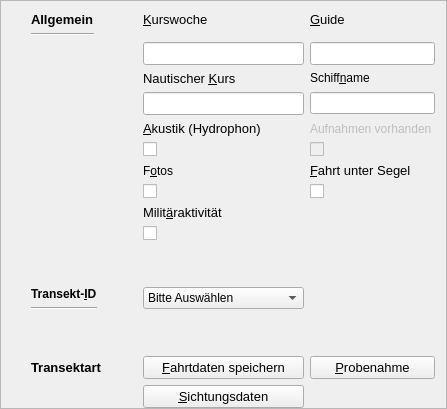
             <widget class="QFrame" name="frame_3">
              <property name="frameShape">
               <enum>QFrame::StyledPanel</enum>
              </property>
              <property name="frameShadow">
               <enum>QFrame::Raised</enum>
              </property>
              <layout class="QVBoxLayout" name="verticalLayout_6">
               <property name="leftMargin">
                <number>30</number>
               </property>
               <property name="bottomMargin">
                <number>0</number>
               </property>
               <item>
                <layout class="QGridLayout" name="gridLayout_2">
                 <item row="0" column="3">
                  <widget class="QLabel" name="labelGuide">
                   <property name="font">
                    <font>
                     <family>Arial</family>
                     <pointsize>10</pointsize>
                    </font>
                   </property>
                   <property name="text">
                    <string>&amp;Guide</string>
                   </property>
                   <property name="alignment">
                    <set>Qt::AlignLeading|Qt::AlignLeft|Qt::AlignTop</set>
                   </property>
                   <property name="buddy">
                    <cstring>lineEditGuide</cstring>
                   </property>
                  </widget>
                 </item>
                 <item row="1" column="2">
                  <widget class="QLineEdit" name="lineEditCourseWeek">
                   <property name="font">
                    <font>
                     <family>Arial</family>
                     <pointsize>10</pointsize>
                    </font>
                   </property>
                  </widget>
                 </item>
                 <item row="1" column="3">
                  <widget class="QLineEdit" name="lineEditGuide">
                   <property name="font">
                    <font>
                     <family>Arial</family>
                     <pointsize>10</pointsize>
                    </font>
                   </property>
                  </widget>
                 </item>
                 <item row="3" column="2">
                  <widget class="QLineEdit" name="lineEditCourse">
                   <property name="font">
                    <font>
                     <family>Arial</family>
                     <pointsize>10</pointsize>
                    </font>
                   </property>
                  </widget>
                 </item>
                 <item row="17" column="3">
                  <widget class="QPushButton" name="pushButtonPlanctonData">
                   <property name="font">
                    <font>
                     <family>Arial</family>
                     <pointsize>10</pointsize>
                    </font>
                   </property>
                   <property name="text">
                    <string>&amp;Probenahme</string>
                   </property>
                  </widget>
                 </item>
                 <item row="0" column="2">
                  <widget class="QLabel" name="labelCourseWeek">
                   <property name="font">
                    <font>
                     <family>Arial</family>
                     <pointsize>10</pointsize>
                    </font>
                   </property>
                   <property name="text">
                    <string>&amp;Kurswoche</string>
                   </property>
                   <property name="alignment">
                    <set>Qt::AlignLeading|Qt::AlignLeft|Qt::AlignTop</set>
                   </property>
                   <property name="buddy">
                    <cstring>lineEditCourseWeek</cstring>
                   </property>
                  </widget>
                 </item>
                 <item row="17" column="1">
                  <widget class="QLabel" name="labelTransectType">
                   <property name="font">
                    <font>
                     <family>Arial</family>
                     <pointsize>10</pointsize>
                     <weight>75</weight>
                     <bold>true</bold>
                    </font>
                   </property>
                   <property name="text">
                    <string>Transektart</string>
                   </property>
                  </widget>
                 </item>
                 <item row="18" column="2">
                  <widget class="QPushButton" name="pushButtonSightData">
                   <property name="minimumSize">
                    <size>
                     <width>144</width>
                     <height>0</height>
                    </size>
                   </property>
                   <property name="font">
                    <font>
                     <family>Arial</family>
                     <pointsize>10</pointsize>
                    </font>
                   </property>
                   <property name="text">
                    <string>&amp;Sichtungsdaten</string>
                   </property>
                  </widget>
                 </item>
                 <item row="14" column="1">
                  <spacer name="verticalSpacer_7">
                   <property name="orientation">
                    <enum>Qt::Vertical</enum>
                   </property>
                   <property name="sizeHint" stdset="0">
                    <size>
                     <width>20</width>
                     <height>40</height>
                    </size>
                   </property>
                  </spacer>
                 </item>
                 <item row="2" column="2">
                  <widget class="QLabel" name="labelCourse">
                   <property name="font">
                    <font>
                     <family>Arial</family>
                     <pointsize>10</pointsize>
                    </font>
                   </property>
                   <property name="text">
                    <string>Nautischer &amp;Kurs</string>
                   </property>
                   <property name="alignment">
                    <set>Qt::AlignLeading|Qt::AlignLeft|Qt::AlignTop</set>
                   </property>
                   <property name="buddy">
                    <cstring>lineEditCourse</cstring>
                   </property>
                  </widget>
                 </item>
                 <item row="17" column="2">
                  <widget class="QPushButton" name="pushButtonSendOffSailData">
                   <property name="minimumSize">
                    <size>
                     <width>144</width>
                     <height>0</height>
                    </size>
                   </property>
                   <property name="font">
                    <font>
                     <family>Arial</family>
                     <pointsize>10</pointsize>
                    </font>
                   </property>
                   <property name="text">
                    <string>&amp;Fahrtdaten speichern</string>
                   </property>
                  </widget>
                 </item>
                 <item row="5" column="2">
                  <layout class="QHBoxLayout" name="horizontalLayout_6">
                   <item>
                    <widget class="QCheckBox" name="checkBoxAcoustic">
                     <property name="text">
                      <string/>
                     </property>
                    </widget>
                   </item>
                  </layout>
                 </item>
                 <item row="4" column="2">
                  <widget class="QLabel" name="labelAcoustic">
                   <property name="font">
                    <font>
                     <family>Arial</family>
                     <pointsize>10</pointsize>
                    </font>
                   </property>
                   <property name="text">
                    <string>&amp;Akustik (Hydrophon)</string>
                   </property>
                   <property name="alignment">
                    <set>Qt::AlignLeading|Qt::AlignLeft|Qt::AlignTop</set>
                   </property>
                   <property name="buddy">
                    <cstring>checkBoxAcoustic</cstring>
                   </property>
                  </widget>
                 </item>
                 <item row="5" column="3">
                  <layout class="QHBoxLayout" name="horizontalLayout_7">
                   <item>
                    <widget class="QCheckBox" name="checkBoxFotosMade">
                     <property name="enabled">
                      <bool>false</bool>
                     </property>
                     <property name="text">
                      <string/>
                     </property>
                    </widget>
                   </item>
                  </layout>
                 </item>
                 <item row="10" column="3">
                  <layout class="QHBoxLayout" name="horizontalLayout_44">
                   <item>
                    <widget class="QCheckBox" name="checkBoxSail">
                     <property name="text">
                      <string/>
                     </property>
                    </widget>
                   </item>
                  </layout>
                 </item>
                 <item row="11" column="2">
                  <widget class="QLabel" name="labelMilitaryActivity">
                   <property name="font">
                    <font>
                     <family>Arial</family>
                     <pointsize>10</pointsize>
                    </font>
                   </property>
                   <property name="text">
                    <string>Milit&amp;äraktivität</string>
                   </property>
                   <property name="alignment">
                    <set>Qt::AlignLeading|Qt::AlignLeft|Qt::AlignTop</set>
                   </property>
                   <property name="buddy">
                    <cstring>checkBoxMilitaryActivity</cstring>
                   </property>
                  </widget>
                 </item>
                 <item row="10" column="2">
                  <layout class="QHBoxLayout" name="horizontalLayout_18">
                   <property name="topMargin">
                    <number>0</number>
                   </property>
                   <property name="rightMargin">
                    <number>0</number>
                   </property>
                   <property name="bottomMargin">
                    <number>0</number>
                   </property>
                   <item>
                    <widget class="QCheckBox" name="checkBoxFotos">
                     <property name="text">
                      <string/>
                     </property>
                    </widget>
                   </item>
                  </layout>
                 </item>
                 <item row="8" column="2">
                  <widget class="QLabel" name="labelFotos">
                   <property name="font">
                    <font>
                     <family>Arial</family>
                    </font>
                   </property>
                   <property name="text">
                    <string>F&amp;otos</string>
                   </property>
                   <property name="buddy">
                    <cstring>checkBoxFotos</cstring>
                   </property>
                  </widget>
                 </item>
                 <item row="16" column="1">
                  <spacer name="verticalSpacer_12">
                   <property name="orientation">
                    <enum>Qt::Vertical</enum>
                   </property>
                   <property name="sizeHint" stdset="0">
                    <size>
                     <width>20</width>
                     <height>40</height>
                    </size>
                   </property>
                  </spacer>
                 </item>
                 <item row="2" column="3">
                  <widget class="QLabel" name="labelShipName">
                   <property name="text">
                    <string>Schiff&amp;name</string>
                   </property>
                   <property name="alignment">
                    <set>Qt::AlignLeading|Qt::AlignLeft|Qt::AlignTop</set>
                   </property>
                   <property name="buddy">
                    <cstring>lineEditShipName</cstring>
                   </property>
                  </widget>
                 </item>
                 <item row="15" column="2">
                  <widget class="QComboBox" name="comboBoxTransectID">
                   <item>
                    <property name="text">
                     <string>Bitte Auswählen</string>
                    </property>
                   </item>
                   <item>
                    <property name="text">
                     <string>Ausserhalb</string>
                    </property>
                   </item>
                   <item>
                    <property name="text">
                     <string>Probenahmen</string>
                    </property>
                   </item>
                   <item>
                    <property name="text">
                     <string>Akustik on effort</string>
                    </property>
                   </item>
                   <item>
                    <property name="text">
                     <string>Akustik off effort</string>
                    </property>
                   </item>
                   <item>
                    <property name="text">
                     <string>Beginn</string>
                    </property>
                   </item>
                   <item>
                    <property name="text">
                     <string>Ende</string>
                    </property>
                   </item>
                   <item>
                    <property name="text">
                     <string>Fremdsichtung</string>
                    </property>
                   </item>
                   <item>
                    <property name="text">
                     <string>Kurswechsel</string>
                    </property>
                   </item>
                   <item>
                    <property name="text">
                     <string>Sichtung</string>
                    </property>
                   </item>
                   <item>
                    <property name="text">
                     <string>Strandung</string>
                    </property>
                   </item>
                   <item>
                    <property name="text">
                     <string>Wetteränderung</string>
                    </property>
                   </item>
                   <item>
                    <property name="text">
                     <string>Weitere Arten</string>
                    </property>
                   </item>
                   <item>
                    <property name="text">
                     <string>Weitere Beobachtungen</string>
                    </property>
                   </item>
                  </widget>
                 </item>
                 <item row="0" column="1">
                  <layout class="QHBoxLayout" name="horizontalLayout_58">
                   <item>
                    <layout class="QVBoxLayout" name="verticalLayout_21">
                     <item>
                      <widget class="QLabel" name="labelGeneral">
                       <property name="font">
                        <font>
                         <family>Arial</family>
                         <pointsize>10</pointsize>
                         <weight>75</weight>
                         <bold>true</bold>
                        </font>
                       </property>
                       <property name="text">
                        <string>Allgemein</string>
                       </property>
                      </widget>
                     </item>
                     <item>
                      <widget class="Line" name="line_11">
                       <property name="orientation">
                        <enum>Qt::Horizontal</enum>
                       </property>
                      </widget>
                     </item>
                    </layout>
                   </item>
                   <item>
                    <spacer name="horizontalSpacer_55">
                     <property name="orientation">
                      <enum>Qt::Horizontal</enum>
                     </property>
                     <property name="sizeHint" stdset="0">
                      <size>
                       <width>40</width>
                       <height>20</height>
                      </size>
                     </property>
                    </spacer>
                   </item>
                  </layout>
                 </item>
                 <item row="3" column="3">
                  <widget class="QLineEdit" name="lineEditShipName"/>
                 </item>
                 <item row="15" column="1">
                  <layout class="QHBoxLayout" name="horizontalLayout_63">
                   <item>
                    <layout class="QVBoxLayout" name="verticalLayout_17">
                     <item>
                      <widget class="QLabel" name="label">
                       <property name="font">
                        <font>
                         <weight>75</weight>
                         <bold>true</bold>
                        </font>
                       </property>
                       <property name="text">
                        <string>Transekt-&amp;ID</string>
                       </property>
                       <property name="buddy">
                        <cstring>comboBoxTransectID</cstring>
                       </property>
                      </widget>
                     </item>
                     <item>
                      <widget class="Line" name="line_18">
                       <property name="orientation">
                        <enum>Qt::Horizontal</enum>
                       </property>
                      </widget>
                     </item>
                    </layout>
                   </item>
                   <item>
                    <spacer name="horizontalSpacer_60">
                     <property name="orientation">
                      <enum>Qt::Horizontal</enum>
                     </property>
                     <property name="sizeHint" stdset="0">
                      <size>
                       <width>40</width>
                       <height>20</height>
                      </size>
                     </property>
                    </spacer>
                   </item>
                  </layout>
                 </item>
                 <item row="12" column="2">
                  <layout class="QHBoxLayout" name="horizontalLayout_13">
                   <item>
                    <widget class="QCheckBox" name="checkBoxMilitaryActivity">
                     <property name="text">
                      <string/>
                     </property>
                    </widget>
                   </item>
                  </layout>
                 </item>
                 <item row="8" column="3">
                  <widget class="QLabel" name="labelSail">
                   <property name="font">
                    <font>
                     <family>Arial</family>
                     <pointsize>10</pointsize>
                    </font>
                   </property>
                   <property name="text">
                    <string>&amp;Fahrt unter Segel</string>
                   </property>
                   <property name="alignment">
                    <set>Qt::AlignLeading|Qt::AlignLeft|Qt::AlignTop</set>
                   </property>
                   <property name="buddy">
                    <cstring>checkBoxSail</cstring>
                   </property>
                  </widget>
                 </item>
                 <item row="4" column="3">
                  <widget class="QLabel" name="labelFotosMade">
                   <property name="enabled">
                    <bool>false</bool>
                   </property>
                   <property name="font">
                    <font>
                     <family>Arial</family>
                    </font>
                   </property>
                   <property name="text">
                    <string>Aufnahmen vorhanden</string>
                   </property>
                   <property name="wordWrap">
                    <bool>true</bool>
                   </property>
                   <property name="buddy">
                    <cstring>checkBoxFotosMade</cstring>
                   </property>
                  </widget>
                 </item>
                </layout>
               </item>
              </layout>
             </widget>
